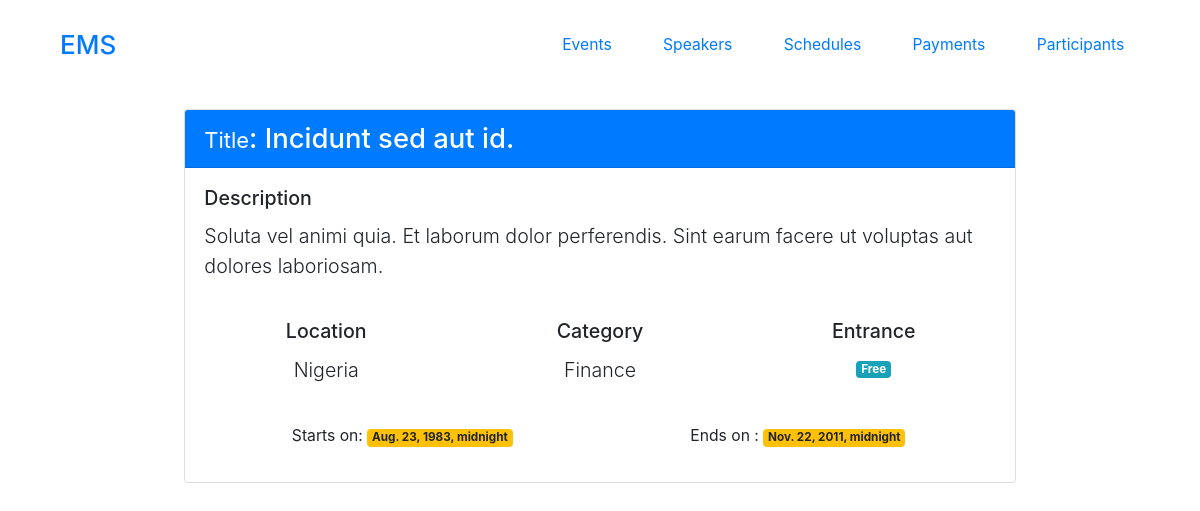
The app's page /events/Incidunt sed aut id./ with its own data.
### event/models.py (models this page shows, shortened)
class Event(models.Model):
    title = models.CharField(max_length=100)
    description = models.TextField(blank=True)
    start_date = models.DateField()
    end_date = models.DateTimeField()
    location = models.CharField(max_length=100)
    category = models.ForeignKey(Category, on_delete=models.CASCADE)
    is_free = models.BooleanField()
    class Meta:
        verbose_name = 'Event'
        verbose_name_plural = 'Events'
        ordering = ["id"]

class Category(models.Model):
    name = models.CharField(max_length=100)
    class Meta:
        verbose_name = 'Category'
        verbose_name_plural = 'categories'
        ordering = ["id"]
    def __str__(self):
        return self.name

### event/views.py (the view)
# urls.py: path('<str:title>/', views.one_event_view),
def one_event_view(request, title):
    event = Event.objects.get(title=title)
    return render(request, 'event/event.html', context={"event": event})

### templates/event/event.html
{% extends 'base.html' %}
{%block content %}
<div class="card w-75" style="margin: auto; padding-bottom: 15px">
  <h3 class="card-header display-6 fs-3 fw-light bg-primary text-white">
    <small class="fs-2 fw-normal">Title</small>: {{event.title}}
  </h3>
  <div class="card-body container">
    <div>
      <h5 class="card-title">Description</h5>
      <p class="lead">{{event.description}}</p>
    </div>
    <br />
    <div class="row text-center">
      <div class="col">
        <h5 class="card-title">Location</h5>
        <p class="lead">{{event.location}}</p>
      </div>
      <div class="col">
        <h5 class="card-title">Category</h5>
        <p class="lead">{{event.category}}</p>
      </div>
      <div class="col">
        <h5 class="card-title">Entrance</h5>
        {% if event.is_free %}
        <span class="badge badge-info">Free</span>
        {% else %}
        <span class="badge badge-info">Paid</span>
        {% endif %}
      </div>
    </div>
    <br />
    <div class="container text-center">
      <div class="row">
        <div class="col">
          Starts on:
          <span class="badge badge-warning">{{event.start_date}}</span>
        </div>
        <div class="col">
          Ends on :
          <span class="badge badge-warning">{{event.end_date}}</span>
        </div>
      </div>
    </div>
  </div>
</div>
{% endblock content %}

### static/css/styles.css (style rules this page uses)
* { margin: 0; padding: 0; box-sizing: border-box; }
html { font-size: 98%; }

### records on screen
Event: title "Incidunt sed aut id.", description "Soluta vel animi quia. Et laborum dolor perferendis. Sint earum facere ut voluptas aut dolores laboriosam.", location "Nigeria", category "Finance", start_date "Aug. 23, 1983, midnight", end_date "Nov. 22, 2011, midnight"
